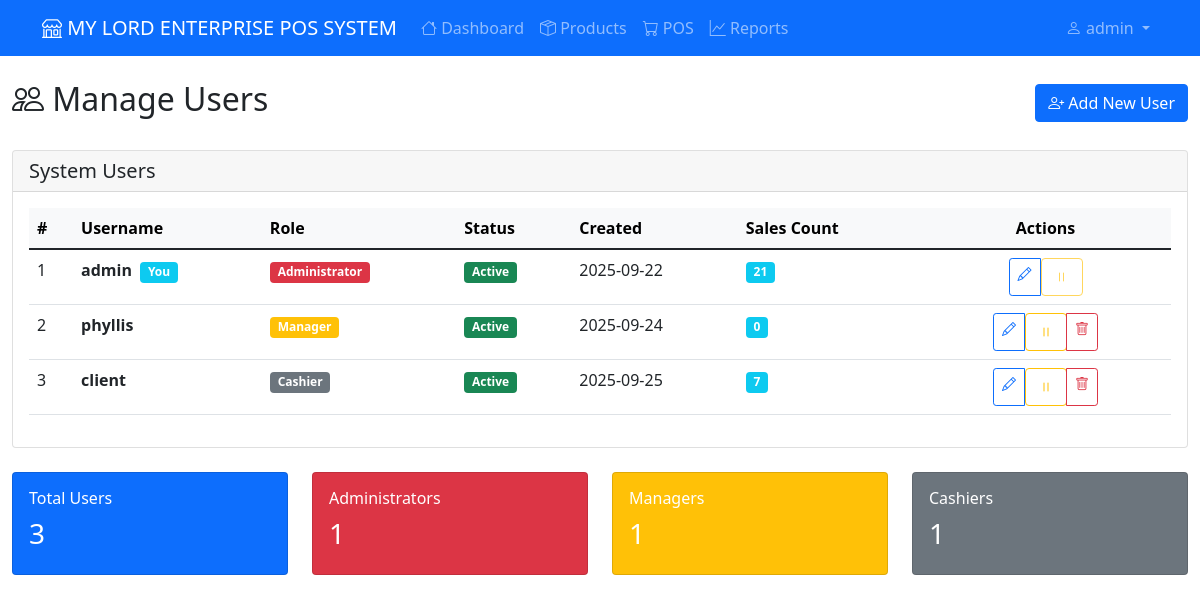
The app's page /auth/users (signed in) with its own data.
### app/models.py (models this page shows, shortened)
class User(UserMixin, db.Model):
    id = db.Column(db.Integer, primary_key=True)
    username = db.Column(db.String(80), unique=True, nullable=False)
    password_hash = db.Column(db.String(120), nullable=False)
    role = db.Column(db.String(20), nullable=False, default='cashier')  # admin, manager, cashier
    created_at = db.Column(db.DateTime, default=datetime.utcnow)
    is_active = db.Column(db.Boolean, default=True, nullable=False)
    sales = db.relationship('Sale', backref='clerk', lazy=True)
    expenses = db.relationship('Expense', backref='user', lazy=True)
    def is_admin(self):
        return self.role == 'admin'
    def is_manager(self):
        return self.role in ['admin', 'manager']

### app/auth.py (the view)
@bp.route('/users')
@login_required
@admin_required
def manage_users():
    page = request.args.get('page', 1, type=int)
    per_page = 10
    users = User.query.paginate(
        page=page,
        per_page=per_page,
        error_out=False
    )
    return render_template('auth/manage_users.html', users=users)

### app/templates/auth/manage_users.html (shortened to what this page needs)
{% extends "base.html" %}
{% block content %}
<div class="d-flex justify-content-between align-items-center mb-4">
    <h2><i class="bi bi-people"></i> Manage Users</h2>
    <a href="{{ url_for('auth.register') }}" class="btn btn-primary">
        <i class="bi bi-person-plus"></i> Add New User
    </a>
</div>
<div class="card">
    <div class="card-header">
        <h5 class="mb-0">System Users</h5>
    </div>
    <div class="card-body">
        {% if users.items %}
            <div class="table-responsive">
                <table class="table table-hover">
                    <thead class="table-light">
                        <tr>
                            <th>#</th>
                            <th>Username</th>
                            <th>Role</th>
                            <th>Status</th>
                            <th>Created</th>
                            <th>Sales Count</th>
                            <th class="text-center" style="min-width: 150px;">Actions</th>
                        </tr>
                    </thead>
                    <tbody>
                        {% for user in users.items %}
                        <tr>
                            <td>{{ loop.index + (users.page - 1) * users.per_page }}</td>
                            <td>
                                <strong>{{ user.username }}</strong>
                                {% if user.id == current_user.id %}
                                    <span class="badge bg-info ms-1">You</span>
                                {% endif %}
                            </td>
                            <td>
                                {% if user.role == 'admin' %}
                                    <span class="badge bg-danger">Administrator</span>
                                {% elif user.role == 'manager' %}
                                    <span class="badge bg-warning">Manager</span>
                                {% else %}
                                    <span class="badge bg-secondary">Cashier</span>
                                {% endif %}
                            </td>
                            <td>
                                {% if user.is_active is defined %}
                                    {% if user.is_active %}
                                        <span class="badge bg-success">Active</span>
                                    {% else %}
                                        <span class="badge bg-secondary">Inactive</span>
                                    {% endif %}
                                {% else %}
                                    <span class="badge bg-success">Active</span>
                                {% endif %}
                            </td>
                            <td>
                                {% if user.created_at %}
                                    {{ user.created_at.strftime('%Y-%m-%d') }}
                                {% else %}
                                    -
                                {% endif %}
                            </td>
                            <td>
                                <span class="badge bg-info">{{ user.sales|length if user.sales else 0 }}</span>
                            </td>
                            <td class="text-center">
                                <div class="btn-group btn-group-sm">
                                    <a href="{{ url_for('auth.edit_user', user_id=user.id) }}"
                                       class="btn btn-outline-primary"
                                       title="Edit User">
                                        <i class="bi bi-pencil"></i>
                                    </a>
                                    {% if user.is_active is defined %}
                                    <form method="POST"
                                          action="{{ url_for('auth.toggle_user_status', user_id=user.id) }}"
                                          class="d-inline">
                                        <button type="submit"
                                                class="btn btn-outline-warning"
                                                title="{{ 'Deactivate' if user.is_active else 'Activate' }} User"
                                                {% if user.id == current_user.id %}disabled{% endif %}>
                                            <i class="bi bi-{{ 'pause' if user.is_active else 'play' }}"></i>
                                        </button>
                                    </form>
                                    {% endif %}
                                    {% if user.id != current_user.id %}
                                    <a href="{{ url_for('auth.confirm_delete_user', user_id=user.id) }}"
                                       class="btn btn-outline-danger"
                                       title="Delete User">
                                        <i class="bi bi-trash"></i>
                                    </a>
                                    {% endif %}
                                </div>
                            </td>
                        </tr>
                        {% endfor %}
                    </tbody>
                </table>
            </div>
        {% endif %}
    </div>
</div>
<div class="row mt-4">
    <div class="col-md-3">
        <div class="card bg-primary text-white">
            <div class="card-body">
                <h6>Total Users</h6>
                <h3>{{ users.total }}</h3>
            </div>
        </div>
    </div>
    <div class="col-md-3">
        <div class="card bg-danger text-white">
            <div class="card-body">
                <h6>Administrators</h6>
                <h3>{{ users.items | selectattr('role', 'equalto', 'admin') | list | length }}</h3>
            </div>
        </div>
    </div>
    <div class="col-md-3">
        <div class="card bg-warning text-white">
            <div class="card-body">
                <h6>Managers</h6>
                <h3>{{ users.items | selectattr('role', 'equalto', 'manager') | list | length }}</h3>
            </div>
        </div>
    </div>
    <div class="col-md-3">
        <div class="card bg-secondary text-white">
            <div class="card-body">
                <h6>Cashiers</h6>
                <h3>{{ users.items | selectattr('role', 'equalto', 'cashier') | list | length }}</h3>
            </div>
        </div>
    </div>
</div>
{% endblock %}

### app/templates/base.html (shortened to what this page needs)
<!DOCTYPE html>
<html lang="en">
<head>
    <link href="https://cdn.jsdelivr.net/npm/bootstrap@5.1.3/dist/css/bootstrap.min.css" rel="stylesheet">
    <link rel="stylesheet" href="https://cdn.jsdelivr.net/npm/bootstrap-icons@1.10.0/font/bootstrap-icons.css">
</head>
<body>
    <nav class="navbar navbar-expand-lg navbar-dark bg-primary">
        <div class="container">
            <a class="navbar-brand" href="{{ url_for('main.index') }}">
                <i class="bi bi-shop"></i> MY LORD ENTERPRISE POS SYSTEM
            </a>
            {% if current_user.is_authenticated %}
            <div class="collapse navbar-collapse" id="navbarNav">
                <ul class="navbar-nav me-auto">
                    <li class="nav-item">
                        <a class="nav-link" href="{{ url_for('main.index') }}">
                            <i class="bi bi-house"></i> Dashboard
                        </a>
                    </li>
                    <li class="nav-item">
                        <a class="nav-link" href="{{ url_for('products.list_products') }}">
                            <i class="bi bi-box-seam"></i> Products
                        </a>
                    </li>
                    {% if current_user.is_manager() %}
                    <li class="nav-item">
                        <a class="nav-link" href="{{ url_for('pos.pos_page') }}">
                            <i class="bi bi-cart"></i> POS
                        </a>
                    </li>
                    <li class="nav-item">
                        <a class="nav-link" href="{{ url_for('reports.sales_reports') }}">
                            <i class="bi bi-graph-up"></i> Reports
                        </a>
                    </li>
                    {% endif %}
                </ul>
                <ul class="navbar-nav">
                    <li class="nav-item dropdown">
                        <a class="nav-link dropdown-toggle" href="#" role="button" data-bs-toggle="dropdown">
                            <i class="bi bi-person"></i> {{ current_user.username }}
                        </a>
                    </li>
                </ul>
            </div>
            {% endif %}
        </div>
    </nav>
    <div class="container-fluid mt-4">
        {% block content %}{% endblock %}
    </div>
</body>
</html>

### records on screen
User: username "admin", shows "You", role "Administrator", is_active "Active", created_at "2025-09-22", sales|length "21"
User: username "phyllis", role "Manager", is_active "Active", created_at "2025-09-24", sales|length "0"
User: username "client", role "Cashier", is_active "Active", created_at "2025-09-25", sales|length "7"

### other values on screen
{{ users.total }} "3"
{{ users.items | selectattr('role', 'equalto', 'admin') | list | length }} "1"
{{ users.items | selectattr('role', 'equalto', 'manager') | list | length }} "1"
{{ users.items | selectattr('role', 'equalto', 'cashier') | list | length }} "1"
